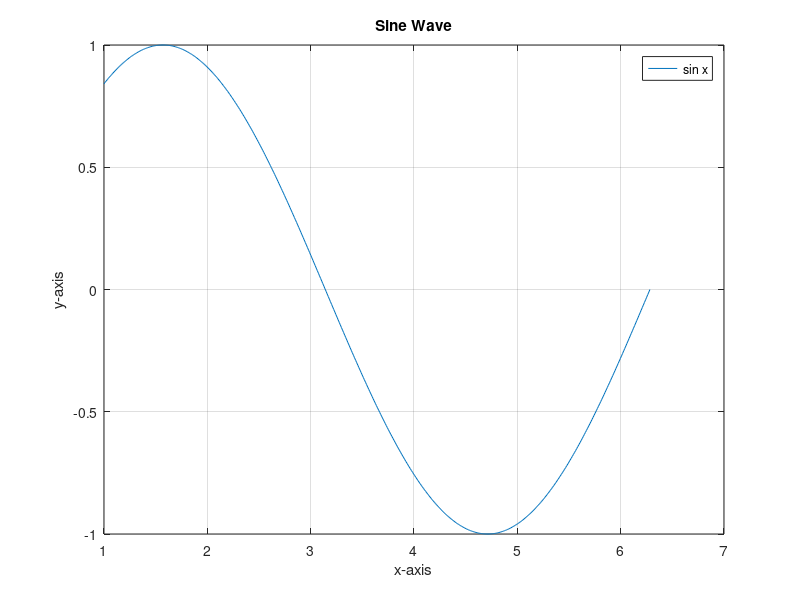

Here is the MATLAB script that generated this plot:
%% 1. Cell Arrays:

x= 55;
cellArray = { 8, 'Hello',x };
word = cellArray {2};
disp ( 'Accessing element no. 2 in the cellArray');
disp (word);

disp ( 'Accessing element no. 3 in the cellArray');
disp (cellArray {3});

%% 2. Structures:
person = struct ('name', 'Hana','city','Cairo');
person.Age = 22;
disp ( ['The Name is: ' , person.name]);
disp ( ['The City is: ' , person.city]);
disp ( ['The age is:  ' , num2str(person.Age)]);

%% 3.Character Data:


charArray1 = 'Hend';

charArray2 = ' Ebrahim';
ResultArray = [charArray1 , charArray2];
disp (ResultArray);

%% 4. Conditional Statements (If): 

x = 7;
if (rem(x,2) ==0 )
    disp (' The number is even');

else 
    disp (' The number is odd');
end

%% 5. For Loops:
disp('Numbers from 1 to 10:');
for counter = 1:10
    disp (counter);
end 

%% 6. Basic Plotting:

t = linspace( 1, 2*pi, 500);
y= sin (t);
plot (t,y);
legend ('sin x');
grid on;
title ('Sine Wave');
xlabel( 'x-axis');
ylabel('y-axis');


